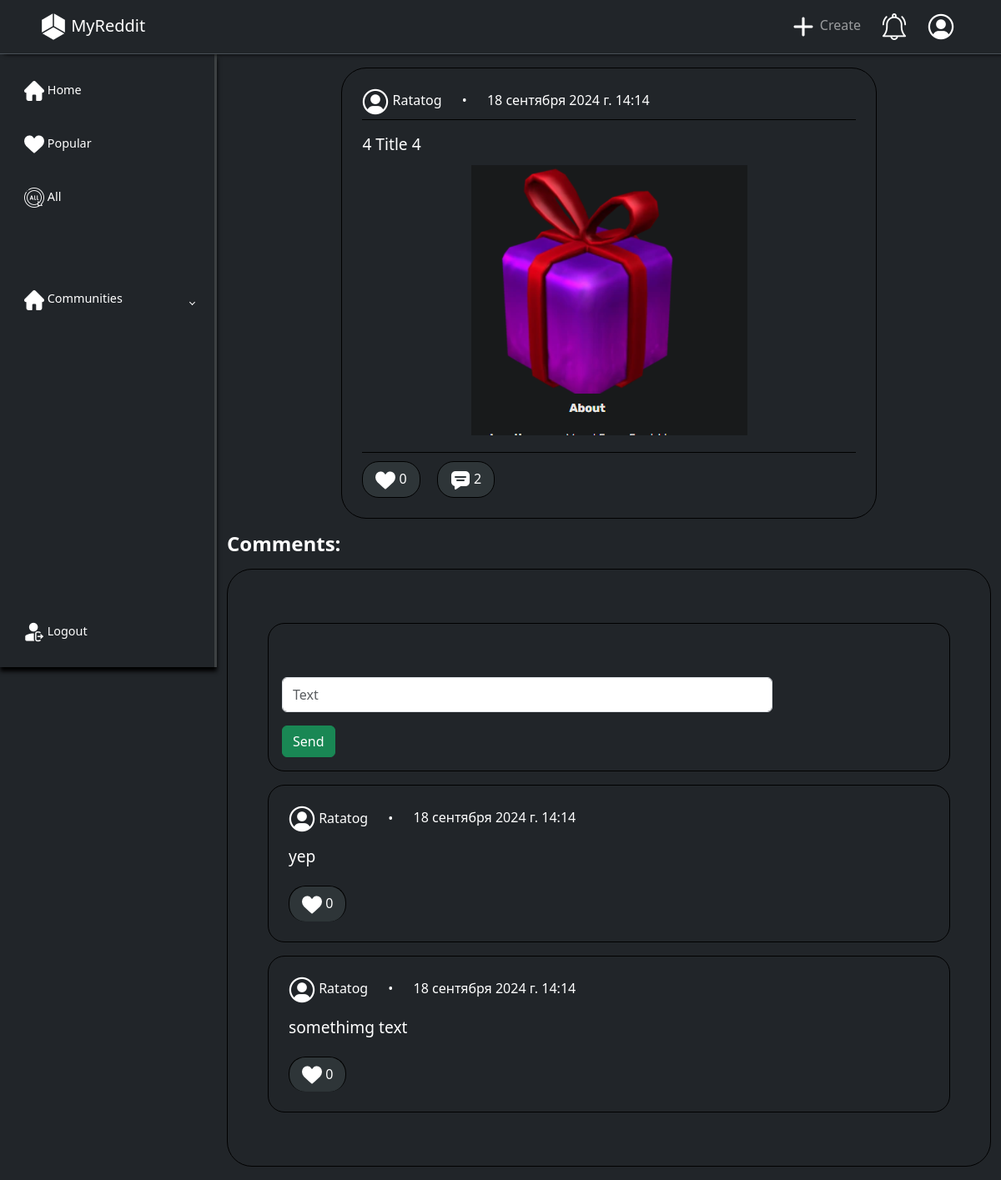
The page /post/12/ (signed in) on the database its author committed.
### main/models.py (models this page shows)
class Post(models.Model):
    text = models.CharField(max_length=50, verbose_name='Текст')
    likes = models.ManyToManyField('users.User', blank=True, verbose_name='Лайки', related_name='plikes')
    group = models.ForeignKey("main.Group", on_delete=models.CASCADE, null=True, default=None, verbose_name='Группа', related_name='post')
    create_date = models.DateTimeField(auto_now_add=True, verbose_name='Дата создания', null=True)
    user = models.ForeignKey("users.User", on_delete=models.CASCADE, verbose_name='Пользователь', related_name='post')
    tags = models.CharField(max_length=300, verbose_name='Теги', null=True, default=None)
    class Meta:
        ordering = ['-create_date']
        indexes = [
            models.Index(fields=['text', 'group', '-create_date'])
        ]

class Image(models.Model):
    url = models.ImageField(upload_to="main/post/%Y/%m/%d/", blank=True, null=True, verbose_name='Фото')
    post = models.ForeignKey("main.Post", null=True, blank=True, on_delete=models.CASCADE, verbose_name='Картинка', related_name='img')

class Comment(models.Model):
    text = models.CharField(max_length=300, verbose_name='Текст')
    likes = models.ManyToManyField('users.User', blank=True, verbose_name='Лайки', related_name='clikes')
    post = models.ForeignKey("main.Post", on_delete=models.CASCADE, verbose_name='Картинка', related_name='cpost', null=True)
    user = models.ForeignKey("users.User", on_delete=models.CASCADE, verbose_name='Пользователь', related_name='comment', null=True)
    create_date = models.DateTimeField(auto_now_add=True, verbose_name='Дата создания', null=True)
    class Meta:
        ordering = ['-create_date']

### users/models.py (models this page shows)
class User(AbstractUser):
    avatar = models.ImageField(upload_to="users/%Y/%m/%d/", blank=True, null=True, verbose_name='Фото', default=DEFAULT_USER_IMAGE)
    status = models.CharField(max_length=80, default=None, blank=True, null=True, verbose_name='Статус')
    groups = models.ManyToManyField('main.Group', blank=True, related_name='groups', verbose_name='Группы')
    likes = models.ManyToManyField('main.Post', blank=True, related_name='liked', verbose_name='Лайки')

### main/views.py (the view, shortened to what this page needs)
# urls.py: path('post/<int:pk>/', views.ShowPost.as_view(), name='post'),
class ShowPost(LoginMixn, DetailView, CreateView):
    form_class = CommentForm
    template_name = 'main/post_info.html'
    pk_url_kwarg = 'pk'
    context_object_name = 'post'
    def get_object(self, queyset = None):
        return get_object_or_404(Post.objects, pk=self.kwargs[self.pk_url_kwarg])

### main/forms.py
class CommentForm(forms.ModelForm):
    text = forms.TextInput()
    class Meta:
        model = Comment
        fields = ['text']
        widgets = {
            'text': forms.TextInput(attrs={'class': 'form-control my-3 py-2 w-75', 'placeholder': 'Text'})
        }

### main/templates/main/post_info.html (shortened to what this page needs)
{% extends "base.html" %}
{% load static %}
{% block content %}
{% include "main/includes/post.html" %}
<h1>Comments:</h1>
<div class="border border-black p-5 my-3 text-white" id='comm-list'>
    <div class="border border-black pt-5 my-3 p-3 text-white">
        <form method="POST">
            <input type="text" name="text" class="form-control my-3 py-2 w-75" placeholder="Text" maxlength="300" required="" id="id_text">
            <button type="submit" class="btn btn-success">Send</button>
        </form>
    </div>
    {% for comm in post.cpost.all %}
    <div class="border border-black p-4 my-3 text-white post" id='comm'>
        <div class="post-header">
            <img src="{{ comm.user.avatar.url }}">
            <span class='post-username'>{{comm.user.username}}</span>
            <span class='post-date'>{{post.create_date}}</span>
        </div>
        <div class="post-main">
            <span>{{comm.text}}</span>
        </div>
        <div class="post-footer">
            <form action="{% url "like_comm" comm.pk %}", method='POST'>
                <button type='submit', class='btn_like'>
                    <img src="{% static "images/like.png" %}">
                    <span>{{comm.likes.count}}</span>
                </button>
            </form>
        </div>
    </div>
    {% endfor %}
</div>
{% endblock content %}

### templates/base.html (shortened to what this page needs)
{% load static %}
<!DOCTYPE html>
<html lang="en">
<head>
    <link href="{% static "css/bootstrap.min.css" %}" rel="stylesheet">
    <link href="{% static "css/style.css" %}" rel="stylesheet">
</head>
<body class='bg-dark text-white'>
    <nav class="navbar bg-dark border-bottom border-body navbar-expand-md px-5 sticky-top" data-bs-theme="dark" id='main-menu'>
        <a href="{% url "home" %}" class='navbar-brand'>
            <img src="{% static "images/logo32.png" %}">
            MyReddit
        </a>
            <div class="collapse navbar-collapse justify-content-end align-center" id="main-nav">
            <ul class="navbar-nav">
                <li class="nav-item ms-2 d-none d-md-inline hover-shadow">
                    <a href="{% url "add_post" %}" class="nav-link">
                        <img src="{% static "images/create.png" %}">
                        <span>Create</span>
                    </a>
                </li>
                <li class="nav-item ms-2 d-none d-md-inline hover-shadow">
                    <a href="#" class="nav-link">
                        <img src="{% static "images/notification.png" %}">
                    </a>
                </li>
                <li class="nav-item ms-2 d-none d-md-inline hover-shadow">
                    <a href="#" class="nav-link">
                        <img src="{% static "images/user32.png" %}">
                    </a>
                </li>
            </ul>
            </div>
    </nav>
    <div class="wrapper">
        <aside id="sidebar" class='expand'>
            <ul class="sidebar-nav">
                <li class="sidebar-item">
                    <a href="{% url "home" %}" class="sidebar-link">
                        <img src="{% static "images/home_btn.png" %}">
                        <span>Home</span>
                    </a>
                </li>
                <li class="sidebar-item">
                    <a href{% url "home" %} class="sidebar-link">
                        <img src="{% static "images/popular_btn.png" %}">
                        <span>Popular</span>
                    </a>
                </li>
                <li class="sidebar-item">
                    <a href="{% url "home" %}" class="sidebar-link">
                        <img src="{% static "images/all_btn.png" %}">
                        <span>All</span>
                    </a>
                </li>
                <br><br>
                <li class="sidebar-item" id='communities'>
                    <a href="#" class="sidebar-link has-dropdown collapsed" data-bs-toggle="collapse" data-bs-target="#comm" aria-expanded="false" aria-controls="comm">
                        <img src="{% static "images/home_btn.png" %}">
                        <span>Communities</span>
                    </a>
                </li>
            <div class="sidebar-footer">
                <a href="{% url "users:logout" %}" class="sidebar-link">
                    <img src="{% static "images/logout_btn.png" %}">
                    <span>Logout</span>
                </a>
            </div>
        </aside>
        <div class="main container-xxl">
            {% block content %}{% endblock content %}
        </div>
    </div>
</body>
</html>

### main/templates/main/includes/post.html (shortened to what this page needs)
{% load static %}
<div class="border border-black p-4 my-3 text-white post">
    <a href="{% url "post" post.pk %}">
    <div class="post-header">
        <img src="{{ post.user.avatar.url }}">
        <span class='post-username'>{{post.user.username}}</span>
        <span class='post-date'>{{post.create_date}}</span>
    </div>
    <div class="post-main">
        <span>{{post.text}}</span>
        <div class="post-images">
            {% if post.img.exists %}
            <img src="{{ post.img.first.url.url }}">
            {% endif %}
        </div>
    </div>
    <div class="post-footer">
        <div class="likes">
            <form action="{% url "like_post" post.pk %}", method='POST'>
                <button type='submit', class='btn_like'>
                    <img src="{% static "images/like.png" %}">
                    <span>{{post.likes.count}}</span>
                </button>
            </form>
        </div>
        <div class="commenting">
            <a href="{% url "post" post.pk %}">
                <img src="{% static "images/comment.png" %}">
                <span>{{post.cpost.count}}</span>
            </a>
        </div>
    </div>
    </a>
</div>

### main/static/css/style.css (style rules this page uses)
#main-menu { border-bottom: 3px #3d4143 solid; box-shadow: 5px 0px 5px black; }
a { text-decoration: none; }
li { list-style: none; }
h1 { font-weight: 600; font-size: 1.5rem; }
.wrapper { display: flex; }
.main { min-height: 100vh; width: 100%; overflow: hidden; transition: all 0.35s ease-in-out; }
#sidebar { width: 70px; min-width: 70px; z-index: 1000; transition: all .25s ease-in-out; display: flex; flex-direction: column; border-right: 3px #3d4143 solid; box-shadow: 0px 5px 5px black; }
#sidebar { height: calc(100vh - 65px); --offset: calc(3rem + 17px); align-self: start; position: sticky; position: -webkit-sticky; top: var(--offset); }
#sidebar.expand { width: 260px; min-width: 260px; }
.sidebar-nav { margin-top: -20px; padding: 2rem 0; flex: 1 1 auto; }
.sidebar-nav > li { margin: 10px 0 20px 0; }
a.sidebar-link { padding: .625rem 1.625rem; color: #FFF; display: block; font-size: 0.9rem; white-space: nowrap; border-left: 3px solid transparent; }
.sidebar-item { position: relative; }
#sidebar.expand .sidebar-link[data-bs-toggle="collapse"]::after { border: solid; border-width: 0 .075rem .075rem 0; content: ""; display: inline-block; padding: 2px; position: absolute; right: 1.5rem; top: 1.4rem; transform: rotate(-135deg); transition: all .2s ease-out; }
#sidebar.expand .sidebar-link[data-bs-toggle="collapse"].collapsed::after { transform: rotate(45deg); transition: all .2s ease-out; }
.sidebar-footer { position: absolute; bottom: 0; margin-bottom: 20px; }
.post { margin: auto; width: 70%; border-radius: 30px; }
.post-header { border-bottom: 1px black solid; margin-bottom: 5px; padding-bottom: 5px; }
.post-header img { width: 32px; }
.post-username { margin-right: 20px; }
.post-username::after { content: ' •'; margin-left: 20px; }
.post-main { display: flex; flex-direction: column; }
.post-main span { font-size: 120%; margin: 10px 0; }
.post-images { margin: auto; }
.post-main { border-bottom: 1px solid black; padding-bottom: 20px; margin-bottom: 10px; }
.post-footer { display: flex; }
.btn_like , .commenting { margin-right: 20px; background-color: #2e3538; padding: 8px 15px; border-radius: 20px; border: 1px solid black; color: white; }
a { color: white; }
#comm-list { border-radius: 30px; }
#comm-list div { border-radius: 20px; }
#comm { width: 100%; }
#comm * { border-bottom: none; margin-bottom: 0px; }

### rows shown on the page
Post: user.avatar (placeholder picture), user.username "Ratatog", create_date "18 сентября 2024 г. 14:14", text "4 Title 4", img.first (picture), likes.count "0", cpost.count "2"
Comment: user.avatar (placeholder picture), user.username "Ratatog", text "yep", likes.count "0"
Comment: user.avatar (placeholder picture), user.username "Ratatog", text "somethimg text", likes.count "0"
